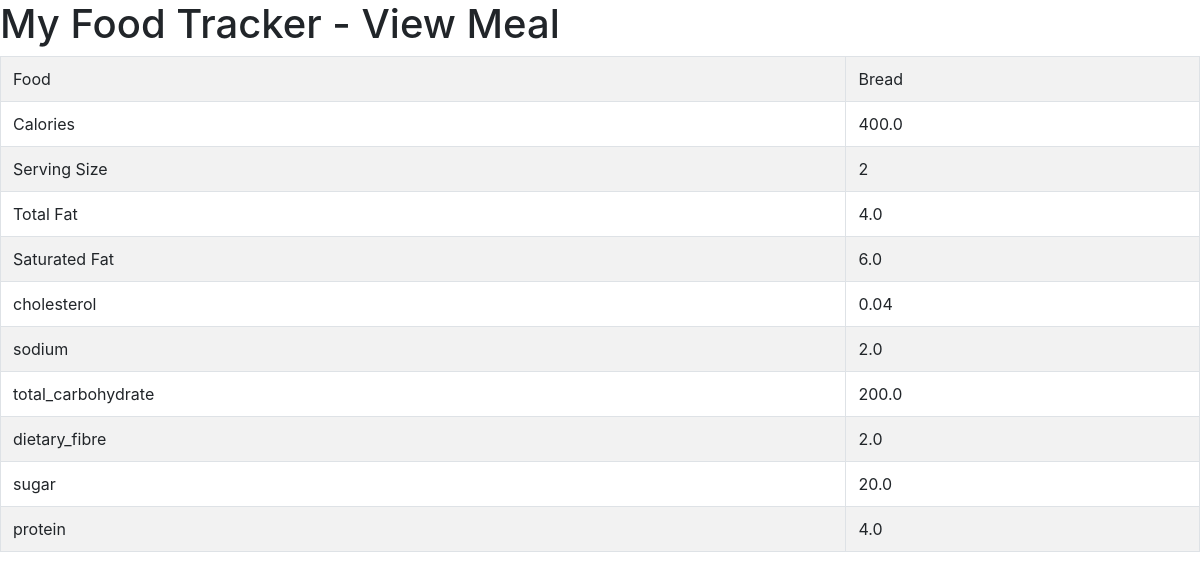
Page /view_meal/2 on the committed database.
### food/models.py (models this page shows, shortened)
class Meal(models.Model):
	BREAKFAST = 1
	MORNING_SNACK = 2
	LUNCH = 3
	AFTERNOON_SNACK = 4
	DINNER = 5
	EVENING_SNACK = 6
	MEAL_TIME_TYPES = (
		(BREAKFAST, "Breakfast"),
		(MORNING_SNACK, "Morning Snack"),
		(LUNCH, "Lunch"),
		(AFTERNOON_SNACK, "Afternoon Snack"),
		(DINNER, "Dinner"),
		(EVENING_SNACK, "Evening Snack")
	)
	food = models.ForeignKey(Food, verbose_name="Food" , on_delete = models.CASCADE)
	serving_size = models.IntegerField(verbose_name="Serving Size")
	meal_time = models.IntegerField(verbose_name="Meal Time", choices=MEAL_TIME_TYPES)
	def get_total_calories(self):
		return self.serving_size * self.food.calories
	def get_total_total_carbohydrate(self):
		return self.serving_size * self.food.total_carbohydrate
	def get_total_total_dietary_fibre(self):
		return self.serving_size * self.food.dietary_fibre
	def get_total_sugar(self):
		return self.serving_size * self.food.sugar
	def get_total_cholesterol(self):
		return self.serving_size * self.food.cholesterol
	def get_total_sodium(self):
		return self.serving_size * self.food.sodium
	def get_total_protein(self):
		return self.serving_size * self.food.protein
	def get_total_Saturated_Fat(self):
		return self.serving_size * self.food.saturated_fat
	def get_total_Fat(self):
		return self.serving_size * self.food.total_fat

class Food(models.Model):
	name = models.CharField(verbose_name="Name", max_length=128)
	calories = models.FloatField(verbose_name="Calories (kcal)")
	total_fat = models.FloatField(verbose_name="Total Fat (g)")
	saturated_fat = models.FloatField(verbose_name="Saturated Fat (g)")
	cholesterol = models.FloatField(verbose_name="Cholesterol (mg)")
	sodium = models.FloatField(verbose_name="Sodium (mg)")
	total_carbohydrate = models.FloatField(verbose_name="Total Carbohydrate (g)")
	dietary_fibre = models.FloatField(verbose_name="Dietary Fibre (g)")
	sugar = models.FloatField(verbose_name="Sugar (g)")
	protein = models.FloatField(verbose_name="Protein (g)")

### food/views.py (the view)
# urls.py: url(r'^view_meal/(?P<meal_id>\d+)$', view_meal, name='view-meal'),
def view_meal(request, meal_id):
	template = "view_meal.html"
	meal = Meal.objects.get(id=int(meal_id))
	context = {
		'meal': meal,
	}
	return render(request, template, context)

### templates/view_meal.html (shortened to what this page needs)
<html>
<head>
		<link rel="stylesheet" href="https://stackpath.bootstrapcdn.com/bootstrap/4.1.0/css/bootstrap.min.css">
</head>
	<body>
		<h1>My Food Tracker - View Meal</h1>
			<table class="table table-striped table-bordered">
				<tr>
					<td>Food</td>
					<td>{{ meal.food.name }}</td>
				</tr>
				<tr>
					<td>Calories</td>
					<td>{{ meal.get_total_calories }}</td>
				</tr>
				<tr>
					<td>Serving Size</td>
					<td>{{ meal.serving_size }}</td>
				</tr>
				<tr>
					<td>Total Fat</td>
					<td>{{ meal.get_total_Fat }}</td>
				</tr>
				<tr>
					<td>Saturated Fat</td>
					<td>{{ meal.get_total_Saturated_Fat}}</td>
				</tr>
				<tr>
					<td>cholesterol</td>
					<td>{{ meal.get_total_cholesterol }}</td>
				</tr>
				<tr>
					<td>sodium</td>
					<td>{{ meal.get_total_sodium}}</td>
				</tr>
				<tr>
					<td>total_carbohydrate</td>
					<td>{{ meal.get_total_total_carbohydrate }}</td>
				</tr>
				<tr>
					<td>dietary_fibre</td>
					<td>{{ meal.get_total_total_dietary_fibre}}</td>
				</tr>
				<tr>
					<td>sugar</td>
					<td>{{ meal.get_total_sugar }}</td>
				</tr>
				<tr>
					<td>protein</td>
					<td>{{ meal.get_total_protein }}</td>
				</tr>
			</table>
	</body>
</html>

### rows in the picture
Meal: food.name "Bread", get_total_calories "400.0", serving_size "2", get_total_Fat "4.0", get_total_Saturated_Fat "6.0", get_total_cholesterol "0.04", get_total_sodium "2.0", get_total_total_carbohydrate "200.0", get_total_total_dietary_fibre "2.0", get_total_sugar "20.0", get_total_protein "4.0"
